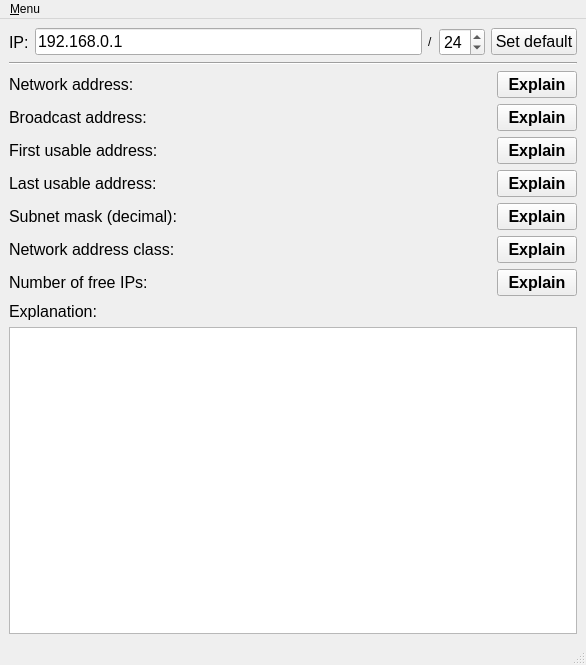
<?xml version="1.0" encoding="UTF-8"?>
<ui version="4.0">
 <class>MainWindow</class>
 <widget class="QMainWindow" name="MainWindow">
  <property name="geometry">
   <rect>
    <x>0</x>
    <y>0</y>
    <width>586</width>
    <height>665</height>
   </rect>
  </property>
  <property name="windowTitle">
   <string>PySub</string>
  </property>
  <widget class="QWidget" name="centralwidget">
   <layout class="QHBoxLayout" name="horizontalLayout">
    <item>
     <layout class="QVBoxLayout" name="verticalLayout_2">
      <item>
       <layout class="QVBoxLayout" name="verticalLayout">
        <item>
         <layout class="QGridLayout" name="gridLayout">
          <item row="0" column="0">
           <widget class="QLabel" name="label">
            <property name="font">
             <font>
              <pointsize>12</pointsize>
             </font>
            </property>
            <property name="text">
             <string>IP:</string>
            </property>
           </widget>
          </item>
          <item row="0" column="1">
           <widget class="QLineEdit" name="line_IP">
            <property name="font">
             <font>
              <pointsize>12</pointsize>
             </font>
            </property>
            <property name="text">
             <string>192.168.0.1</string>
            </property>
           </widget>
          </item>
          <item row="0" column="2">
           <widget class="QLabel" name="label_3">
            <property name="text">
             <string>/</string>
            </property>
           </widget>
          </item>
          <item row="0" column="3">
           <widget class="QSpinBox" name="spin_subnet">
            <property name="font">
             <font>
              <pointsize>12</pointsize>
             </font>
            </property>
            <property name="minimum">
             <number>1</number>
            </property>
            <property name="maximum">
             <number>32</number>
            </property>
            <property name="value">
             <number>24</number>
            </property>
           </widget>
          </item>
          <item row="0" column="4">
           <widget class="QPushButton" name="btn_default_subnet">
            <property name="font">
             <font>
              <pointsize>12</pointsize>
             </font>
            </property>
            <property name="text">
             <string>Set default</string>
            </property>
           </widget>
          </item>
         </layout>
        </item>
        <item>
         <layout class="QGridLayout" name="gridLayout_2">
          <item row="0" column="0" colspan="5">
           <widget class="Line" name="line">
            <property name="orientation">
             <enum>Qt::Horizontal</enum>
            </property>
           </widget>
          </item>
          <item row="1" column="0">
           <widget class="QLabel" name="label_6">
            <property name="font">
             <font>
              <pointsize>12</pointsize>
             </font>
            </property>
            <property name="text">
             <string>Network address:</string>
            </property>
           </widget>
          </item>
          <item row="1" column="2">
           <widget class="QLabel" name="lab_network_address">
            <property name="font">
             <font>
              <pointsize>12</pointsize>
              <weight>75</weight>
              <bold>true</bold>
             </font>
            </property>
            <property name="text">
             <string/>
            </property>
           </widget>
          </item>
          <item row="1" column="4">
           <widget class="QPushButton" name="btn_explain_net_address">
            <property name="font">
             <font>
              <pointsize>12</pointsize>
              <weight>75</weight>
              <bold>true</bold>
             </font>
            </property>
            <property name="text">
             <string>Explain</string>
            </property>
            <property name="checkable">
             <bool>false</bool>
            </property>
           </widget>
          </item>
          <item row="2" column="0">
           <widget class="QLabel" name="label_8">
            <property name="font">
             <font>
              <pointsize>12</pointsize>
             </font>
            </property>
            <property name="text">
             <string>Broadcast address:</string>
            </property>
           </widget>
          </item>
          <item row="2" column="2">
           <widget class="QLabel" name="lab_broadcast_address">
            <property name="font">
             <font>
              <pointsize>12</pointsize>
              <weight>75</weight>
              <bold>true</bold>
             </font>
            </property>
            <property name="text">
             <string/>
            </property>
           </widget>
          </item>
          <item row="2" column="4">
           <widget class="QPushButton" name="btn_explain_broadcast">
            <property name="font">
             <font>
              <pointsize>12</pointsize>
              <weight>75</weight>
              <bold>true</bold>
             </font>
            </property>
            <property name="text">
             <string>Explain</string>
            </property>
            <property name="checkable">
             <bool>false</bool>
            </property>
           </widget>
          </item>
          <item row="3" column="0">
           <widget class="QLabel" name="label_10">
            <property name="font">
             <font>
              <pointsize>12</pointsize>
             </font>
            </property>
            <property name="text">
             <string>First usable address:</string>
            </property>
           </widget>
          </item>
          <item row="3" column="1">
           <spacer name="horizontalSpacer">
            <property name="orientation">
             <enum>Qt::Horizontal</enum>
            </property>
            <property name="sizeHint" stdset="0">
             <size>
              <width>40</width>
              <height>20</height>
             </size>
            </property>
           </spacer>
          </item>
          <item row="3" column="2">
           <widget class="QLabel" name="lab_first_address">
            <property name="font">
             <font>
              <pointsize>12</pointsize>
              <weight>75</weight>
              <bold>true</bold>
             </font>
            </property>
            <property name="text">
             <string/>
            </property>
           </widget>
          </item>
          <item row="3" column="3">
           <spacer name="horizontalSpacer_2">
            <property name="orientation">
             <enum>Qt::Horizontal</enum>
            </property>
            <property name="sizeHint" stdset="0">
             <size>
              <width>40</width>
              <height>20</height>
             </size>
            </property>
           </spacer>
          </item>
          <item row="3" column="4">
           <widget class="QPushButton" name="btn_explain_first_node">
            <property name="font">
             <font>
              <pointsize>12</pointsize>
              <weight>75</weight>
              <bold>true</bold>
             </font>
            </property>
            <property name="text">
             <string>Explain</string>
            </property>
            <property name="checkable">
             <bool>false</bool>
            </property>
           </widget>
          </item>
          <item row="4" column="0">
           <widget class="QLabel" name="label_12">
            <property name="font">
             <font>
              <pointsize>12</pointsize>
             </font>
            </property>
            <property name="text">
             <string>Last usable address:</string>
            </property>
           </widget>
          </item>
          <item row="4" column="2">
           <widget class="QLabel" name="lab_last_address">
            <property name="font">
             <font>
              <pointsize>12</pointsize>
              <weight>75</weight>
              <bold>true</bold>
             </font>
            </property>
            <property name="text">
             <string/>
            </property>
           </widget>
          </item>
          <item row="4" column="4">
           <widget class="QPushButton" name="btn_explain_last_node">
            <property name="font">
             <font>
              <pointsize>12</pointsize>
              <weight>75</weight>
              <bold>true</bold>
             </font>
            </property>
            <property name="text">
             <string>Explain</string>
            </property>
            <property name="checkable">
             <bool>false</bool>
            </property>
           </widget>
          </item>
          <item row="5" column="0">
           <widget class="QLabel" name="label_13">
            <property name="font">
             <font>
              <pointsize>12</pointsize>
             </font>
            </property>
            <property name="text">
             <string>Subnet mask (decimal):</string>
            </property>
           </widget>
          </item>
          <item row="5" column="2">
           <widget class="QLabel" name="lab_subnet_mask">
            <property name="font">
             <font>
              <pointsize>12</pointsize>
              <weight>75</weight>
              <bold>true</bold>
             </font>
            </property>
            <property name="text">
             <string/>
            </property>
           </widget>
          </item>
          <item row="5" column="4">
           <widget class="QPushButton" name="btn_explain_subnet_mask">
            <property name="font">
             <font>
              <pointsize>12</pointsize>
              <weight>75</weight>
              <bold>true</bold>
             </font>
            </property>
            <property name="text">
             <string>Explain</string>
            </property>
            <property name="checkable">
             <bool>false</bool>
            </property>
           </widget>
          </item>
          <item row="6" column="0">
           <widget class="QLabel" name="label_14">
            <property name="font">
             <font>
              <pointsize>12</pointsize>
             </font>
            </property>
            <property name="text">
             <string>Network address class:</string>
            </property>
           </widget>
          </item>
          <item row="6" column="2">
           <widget class="QLabel" name="lab_network_class">
            <property name="font">
             <font>
              <pointsize>12</pointsize>
              <weight>75</weight>
              <bold>true</bold>
             </font>
            </property>
            <property name="text">
             <string/>
            </property>
           </widget>
          </item>
          <item row="6" column="4">
           <widget class="QPushButton" name="btn_explain_address_class">
            <property name="font">
             <font>
              <pointsize>12</pointsize>
              <weight>75</weight>
              <bold>true</bold>
             </font>
            </property>
            <property name="text">
             <string>Explain</string>
            </property>
            <property name="checkable">
             <bool>false</bool>
            </property>
           </widget>
          </item>
          <item row="7" column="0">
           <widget class="QLabel" name="label_15">
            <property name="font">
             <font>
              <pointsize>12</pointsize>
             </font>
            </property>
            <property name="text">
             <string>Number of free IPs:</string>
            </property>
           </widget>
          </item>
          <item row="7" column="4">
           <widget class="QPushButton" name="btn_explain_num_ips">
            <property name="font">
             <font>
              <pointsize>12</pointsize>
              <weight>75</weight>
              <bold>true</bold>
             </font>
            </property>
            <property name="text">
             <string>Explain</string>
            </property>
            <property name="checkable">
             <bool>false</bool>
            </property>
           </widget>
          </item>
          <item row="7" column="2">
           <widget class="QLabel" name="lab_num_ips">
            <property name="font">
             <font>
              <pointsize>12</pointsize>
              <weight>75</weight>
              <bold>true</bold>
             </font>
            </property>
            <property name="text">
             <string/>
            </property>
           </widget>
          </item>
         </layout>
        </item>
       </layout>
      </item>
      <item>
       <layout class="QGridLayout" name="gridLayout_3">
        <item row="0" column="0">
         <widget class="QLabel" name="label_39">
          <property name="font">
           <font>
            <pointsize>12</pointsize>
           </font>
          </property>
          <property name="text">
           <string>Explanation:</string>
          </property>
         </widget>
        </item>
        <item row="1" column="0">
         <widget class="QTextBrowser" name="text_explanation">
          <property name="font">
           <font>
            <pointsize>12</pointsize>
           </font>
          </property>
          <property name="openExternalLinks">
           <bool>true</bool>
          </property>
         </widget>
        </item>
       </layout>
      </item>
     </layout>
    </item>
   </layout>
  </widget>
  <widget class="QMenuBar" name="menubar">
   <property name="geometry">
    <rect>
     <x>0</x>
     <y>0</y>
     <width>586</width>
     <height>30</height>
    </rect>
   </property>
   <widget class="QMenu" name="menuMenu">
    <property name="title">
     <string>&amp;Menu</string>
    </property>
    <addaction name="action_quit"/>
   </widget>
   <addaction name="menuMenu"/>
  </widget>
  <widget class="QStatusBar" name="statusbar"/>
  <action name="action_quit">
   <property name="text">
    <string>&amp;Quit</string>
   </property>
   <property name="toolTip">
    <string>Quit</string>
   </property>
  </action>
 </widget>
 <resources/>
 <connections/>
</ui>
